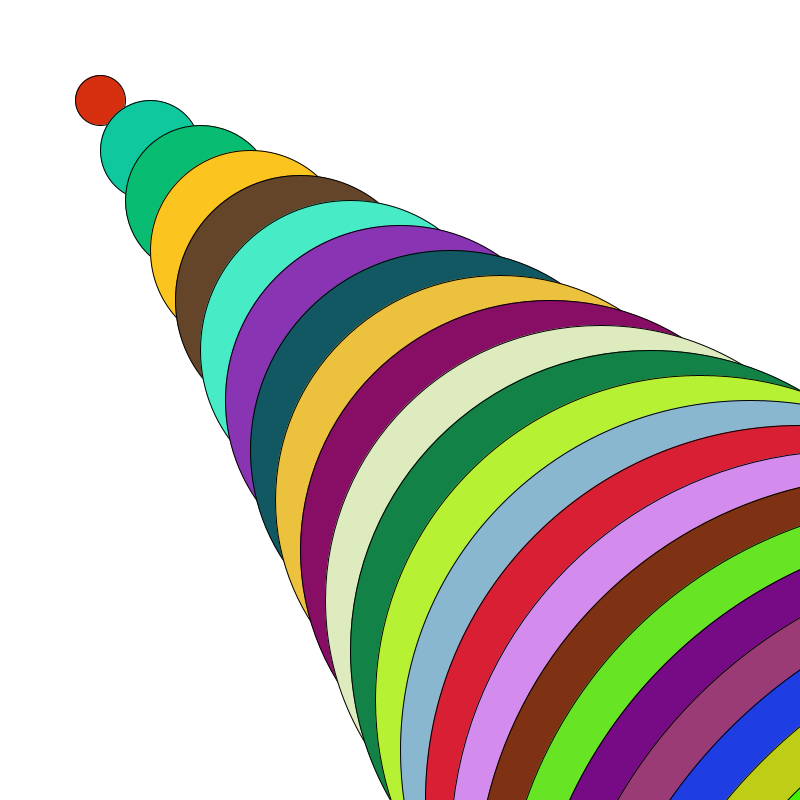
Frame 1 (no input)
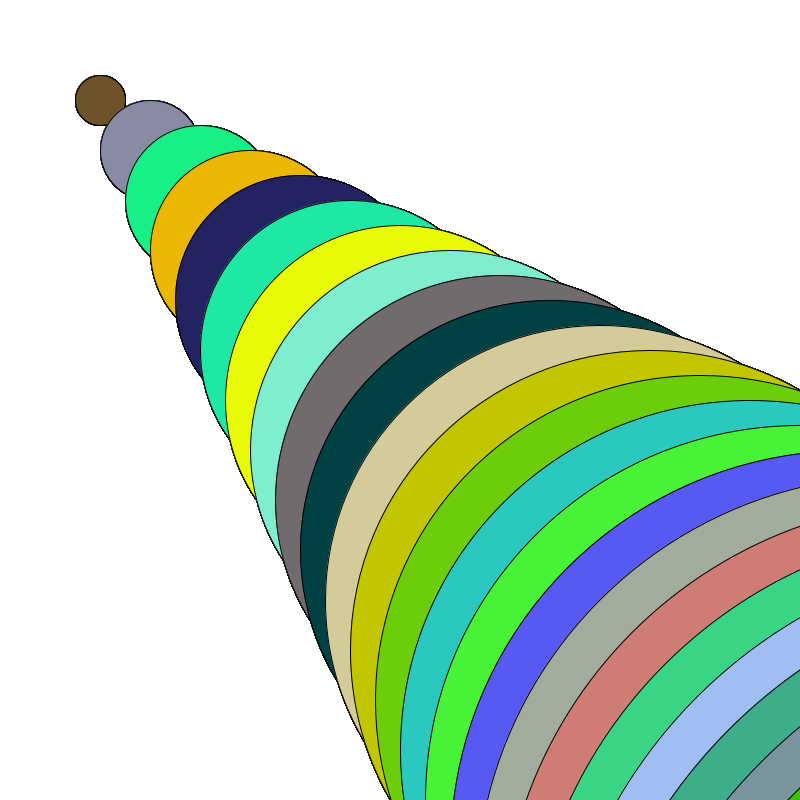
Frame 60 (the mouse pressed at the canvas centre just before this capture)
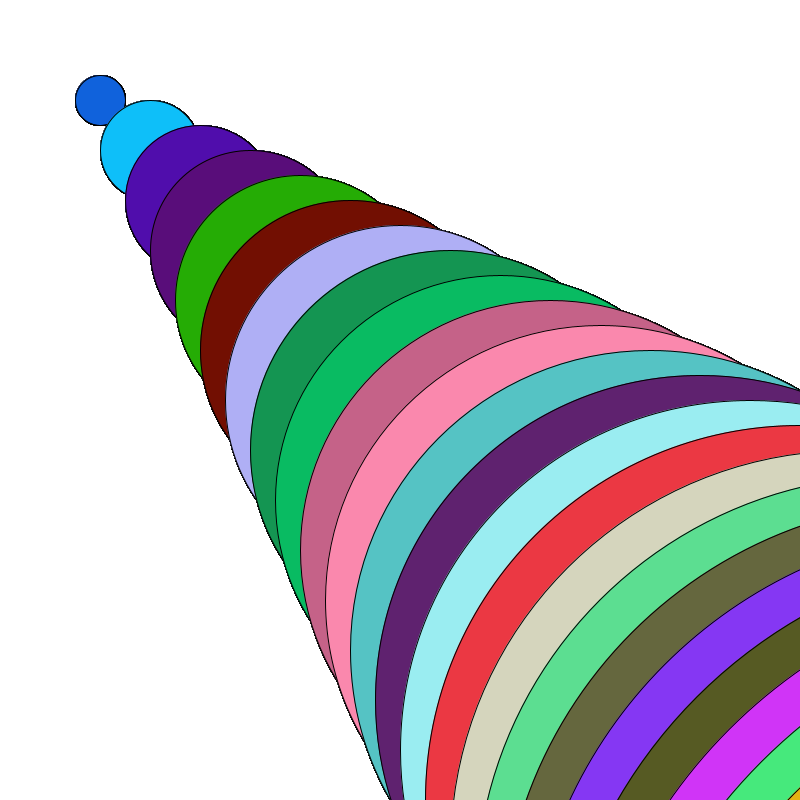
Frame 120 (the mouse held since frame 60 and released just before this capture)

The Processing sketch that drew these frames (run headless with seeded random() and noise(); from frame 60 on, the mouse is pressed at the canvas centre):

// Processing sketch: OriginalFractal
// ── OriginalFractal.pde
void setup() {
  size(800, 800);
  background(255);
  smooth();
  frameRate(60);
}
float x = width/2;
float y = height/2;

void draw() {
  circles(x,y,0);

}
public void circles(float x_pos,float y_pos,float n) {

  pushMatrix();
  translate(x_pos,y_pos);
  stroke(0);
  if (n>1200) {
    n=0;
    ellipse(0, 0, n, n);

    //ellipse(0, 0, n+500, n+500);
    //ellipse(0, 0, n+250, n+250);
  } else {
    // ellipse(0, 0, n+500, n+500);
    // ellipse(0, 0, n+250, n+250);
    fill((float)(255*Math.random()),(float)(255*Math.random()),(float)(255*Math.random()));
    ellipse(0, 0, n, n);
    circles(x_pos,y_pos,n+50);
  }
  popMatrix();
}
